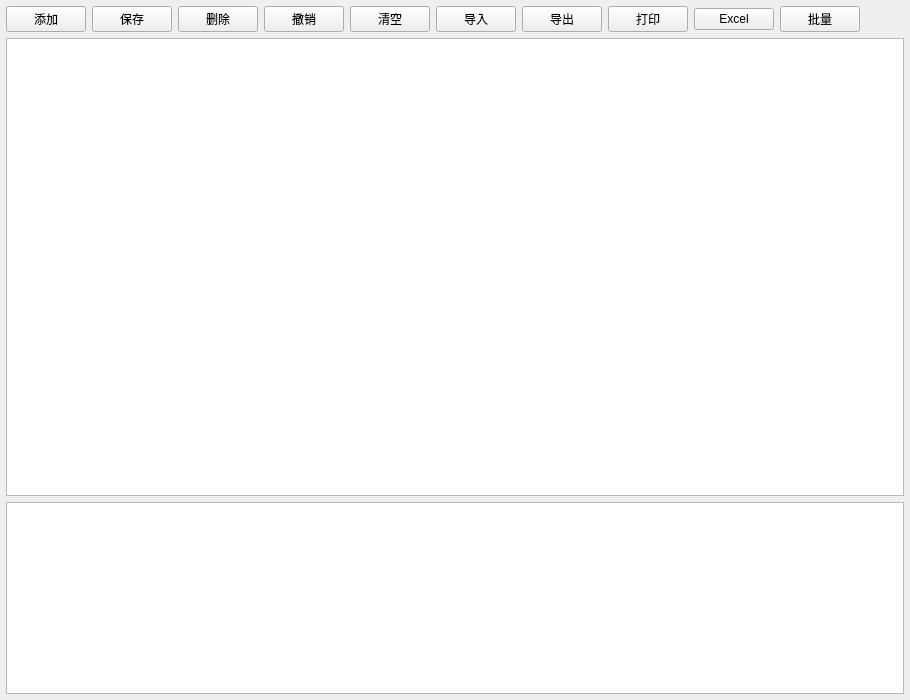
<?xml version="1.0" encoding="UTF-8"?>
<ui version="4.0">
 <class>frmConfigRecord</class>
 <widget class="QWidget" name="frmConfigRecord">
  <property name="geometry">
   <rect>
    <x>0</x>
    <y>0</y>
    <width>910</width>
    <height>700</height>
   </rect>
  </property>
  <property name="windowTitle">
   <string>Form</string>
  </property>
  <layout class="QVBoxLayout" name="verticalLayout">
   <property name="spacing">
    <number>6</number>
   </property>
   <property name="leftMargin">
    <number>6</number>
   </property>
   <property name="topMargin">
    <number>6</number>
   </property>
   <property name="rightMargin">
    <number>6</number>
   </property>
   <property name="bottomMargin">
    <number>6</number>
   </property>
   <item>
    <widget class="QWidget" name="widgetTop" native="true">
     <layout class="QHBoxLayout" name="horizontalLayout">
      <property name="spacing">
       <number>6</number>
      </property>
      <property name="leftMargin">
       <number>0</number>
      </property>
      <property name="topMargin">
       <number>0</number>
      </property>
      <property name="rightMargin">
       <number>0</number>
      </property>
      <property name="bottomMargin">
       <number>0</number>
      </property>
      <item>
       <widget class="QPushButton" name="btnAdd">
        <property name="text">
         <string>添加</string>
        </property>
       </widget>
      </item>
      <item>
       <widget class="QPushButton" name="btnSave">
        <property name="text">
         <string>保存</string>
        </property>
       </widget>
      </item>
      <item>
       <widget class="QPushButton" name="btnDelete">
        <property name="text">
         <string>删除</string>
        </property>
       </widget>
      </item>
      <item>
       <widget class="QPushButton" name="btnReturn">
        <property name="text">
         <string>撤销</string>
        </property>
       </widget>
      </item>
      <item>
       <widget class="QPushButton" name="btnClear">
        <property name="text">
         <string>清空</string>
        </property>
       </widget>
      </item>
      <item>
       <widget class="QPushButton" name="btnInput">
        <property name="text">
         <string>导入</string>
        </property>
       </widget>
      </item>
      <item>
       <widget class="QPushButton" name="btnOutput">
        <property name="text">
         <string>导出</string>
        </property>
       </widget>
      </item>
      <item>
       <widget class="QPushButton" name="btnPrint">
        <property name="text">
         <string>打印</string>
        </property>
       </widget>
      </item>
      <item>
       <widget class="QPushButton" name="btnXls">
        <property name="text">
         <string>Excel</string>
        </property>
       </widget>
      </item>
      <item>
       <widget class="QPushButton" name="btnPlus">
        <property name="text">
         <string>批量</string>
        </property>
       </widget>
      </item>
      <item>
       <widget class="QLabel" name="labTip">
        <property name="sizePolicy">
         <sizepolicy hsizetype="Expanding" vsizetype="Preferred">
          <horstretch>0</horstretch>
          <verstretch>0</verstretch>
         </sizepolicy>
        </property>
        <property name="text">
         <string/>
        </property>
        <property name="alignment">
         <set>Qt::AlignCenter</set>
        </property>
       </widget>
      </item>
     </layout>
    </widget>
   </item>
   <item>
    <widget class="QTableView" name="tableView"/>
   </item>
   <item>
    <widget class="TaskTableView" name="taskTableView">
     <property name="sizePolicy">
      <sizepolicy hsizetype="Expanding" vsizetype="Fixed">
       <horstretch>0</horstretch>
       <verstretch>0</verstretch>
      </sizepolicy>
     </property>
    </widget>
   </item>
  </layout>
 </widget>
 <customwidgets>
  <customwidget>
   <class>TaskTableView</class>
   <extends>QTableView</extends>
   <header>tasktableview.h</header>
  </customwidget>
 </customwidgets>
 <resources/>
 <connections/>
</ui>
